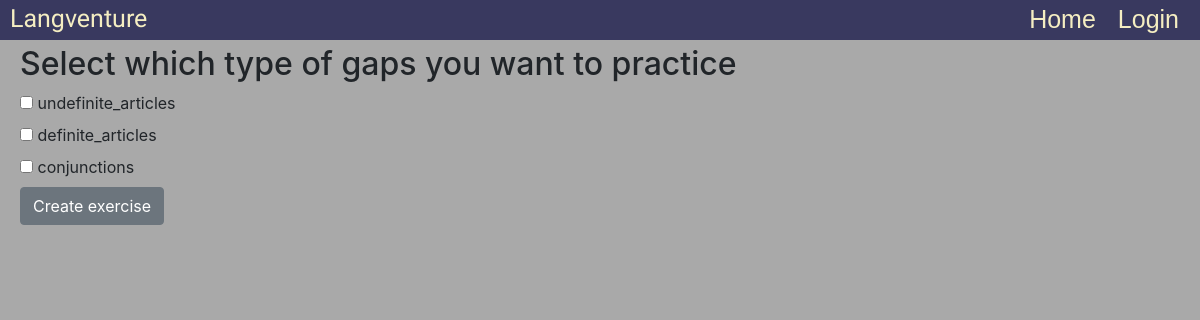
The app's page /choice_selection/1 with its own data.
### gapfiller/models.py (models this page shows, shortened)
class ChoiceSelection(models.Model):
    name = models.TextField(blank=True)

### gapfiller/views.py (the view, shortened to what this page needs)
# urls.py: path("choice_selection/<int:id>", views.choice_selection, name="choice_selection"),
def choice_selection(request, id):
    selections = ChoiceSelection.objects.all()
    return render(request, "gapfiller/choice_selection.html", {
        "selections": selections,
        "id": id,
    })

### gapfiller/templates/gapfiller/choice_selection.html (shortened to what this page needs)
{% extends "gapfiller/layout.html" %}
{% load static %}
{% block body %}
    <div class="selection_section">
        <h2>Select which type of gaps you want to practice</h2>
        <form action="{% url 'choice_selection' id %}" method="post">
            {% for selection in selections %}
                <input type="checkbox" id="vehicle1" name="{{ selection.name }}" value="{{ selection.name }}">
                <label for="{{ selection.name }}">{{ selection.name }}</label><br>
            {% endfor %}
            <input class="btn btn-secondary" type="submit" value="Create exercise">
        </form>
    </div>
{% endblock %}

### gapfiller/static/gapfiller/main_style.css (style rules this page uses)
body { margin:0px; padding:0px; background-color:darkgrey; /'lightgrey;*/ }
.selection_section { margin: 20px; }

### records on screen
ChoiceSelection: name "undefinite_articles"
ChoiceSelection: name "definite_articles"
ChoiceSelection: name "conjunctions"
